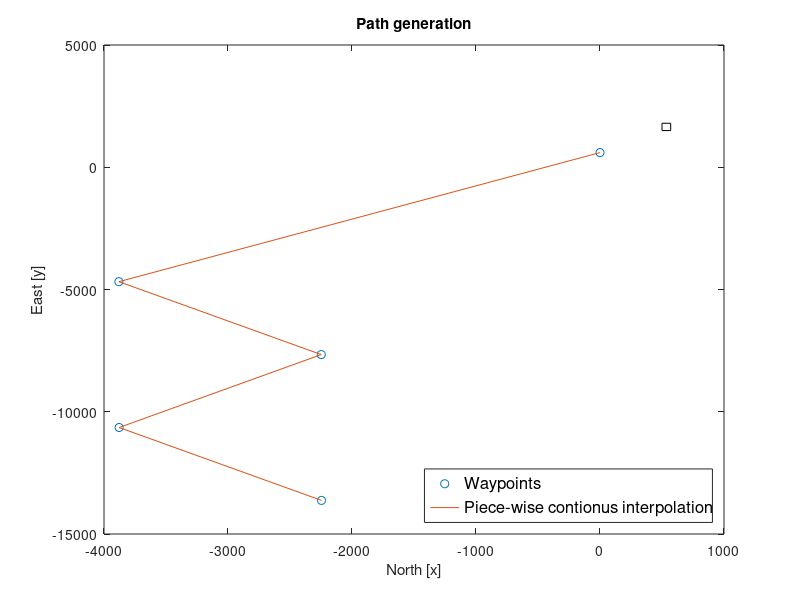

The MATLAB script that drew this image:
load('WP.mat');

x = WP(1,:);
y = WP(2,:);

% Plot waypoints and desired path
plot(x,y,'o',x,y)

% Switch axes and reverse
view(-90,90);
set(gca,'ydir','reverse');

title('Path generation');
xlabel('East [y]');
ylabel('North [x]');
asdf = legend('Waypoints','Piece-wise contionus interpolation','Location','SouthEast');
set(asdf,'FontSize',12);

% Initialisere
xPos = 1500;
yPos = 500;

% Plot vessel
hold on;
rectangle('Position',[1500 500 300 70]);
hold off;

% Find closest waypoint
closestWaypoint = 0;
leastDistance = Inf;

for waypoint=1:length(x)
    distance = sqrt(abs(x(waypoint)-xPos)^2 + abs(y(waypoint)-yPos)^2);
    if distance < leastDistance
        closestWaypoint = waypoint;
        leastDistance = distance;
    end
end

% ---------     Get next waypoint

% The vessel is closer to the waypoint than 500m, heading towards the next
if sqrt((x(1)-xPos)^2 + (y(1)-yPos)^2) < 500
    % Deleting the visited waypoint
    WP(:,1) = [];
end

x = WP(1,:);
y = WP(2,:);

if isempty(x)
    disp('Visited all waypoints');
end

xWaypoint = x(1);
yWaypoint = y(1);

% -----------   Find angle to that waypoint

% Move vessel to orgio, and the waypoint accordingly
xDistance = xWaypoint-xPos;
yDistance = yWaypoint-yPos;

% Finn vinkelen mot det punktet
psiD = atan2(xDistance,yDistance);
if psiD < 0
    psiD = psiD + 2 * pi;
end

disp(psiD*180/pi);

% Viss punkt innen 500m unna skip, vinkel til neste punkt
